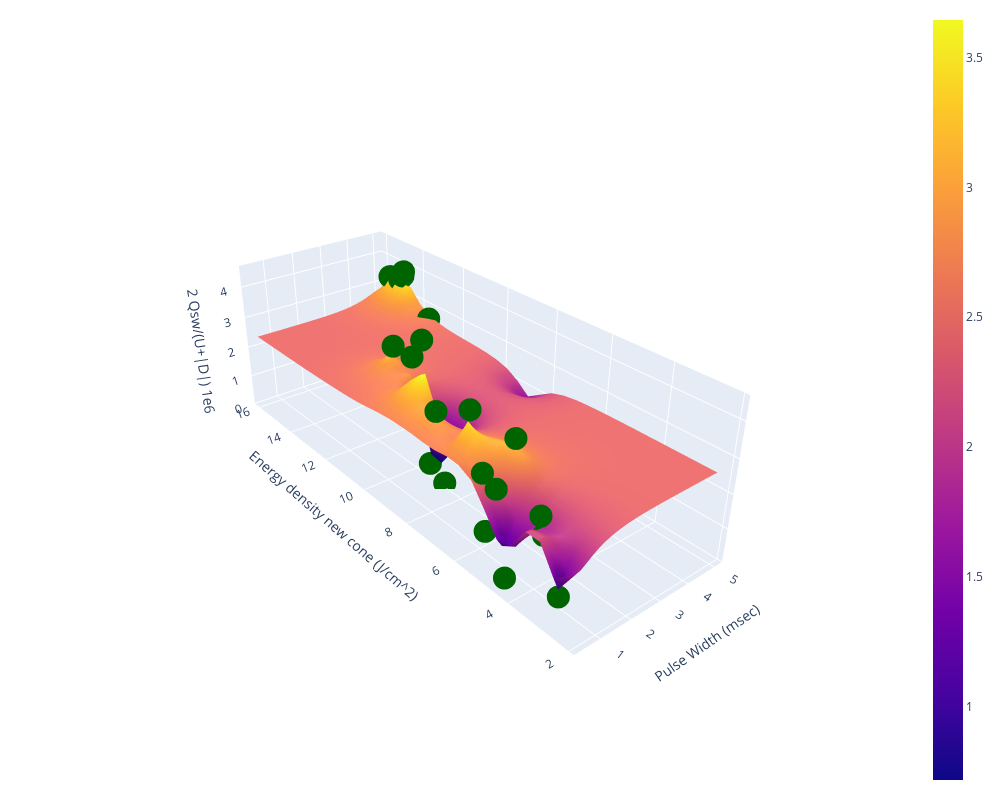
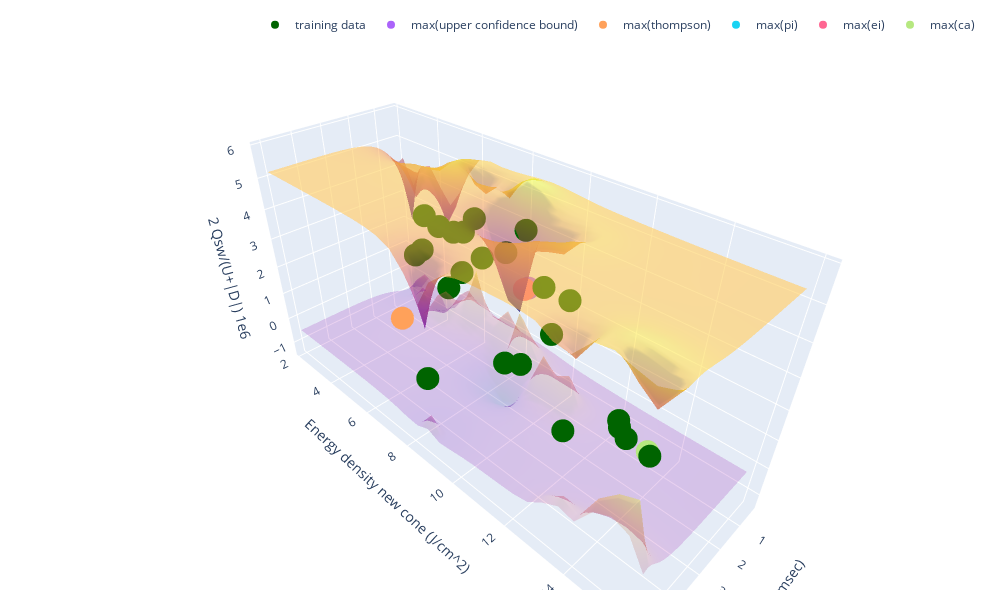

Notebook code for these charts, in order:
### Code cell
# visualize acquisition function results and confidence bound surfaces
vis_pred(raw_train_x, train_y, raw_test_grid, pred_labels)
vis_acq(raw_train_x, train_y, raw_test_grid, pred_labels, upper_surf, lower_surf, acqs)

### Figure 1 — Plotly figure (JSON) as saved in the notebook; plotly's stock layout.template omitted (floating-point values rounded to 4 significant figures; data arrays with more than 128 entries replaced by an {"elided": "..."} marker saying what was removed)
{"data": [{"name": "GP regression", "x": [0.3393, 0.5055, 0.6718, 0.8381, 1.004, 1.171, 1.337, 1.503, 1.669, 1.836, 2.002, 2.168, 2.334, 2.501, 2.667, 2.833, 2.999, 3.166, 3.332, 3.498, 3.664, 3.831, 3.997, 4.163, 4.329, 4.496, 4.662, 4.828, 4.994, 5.161], "y": [2.276, 2.746, 3.215, 3.685, 4.154, 4.624, 5.094, 5.563, 6.033, 6.502, 6.972, 7.441, 7.911, 8.381, 8.85, 9.32, 9.789, 10.26, 10.73, 11.2, 11.67, 12.14, 12.61, 13.08, 13.55, 14.02, 14.49, 14.95, 15.42, 15.89], "z": {"elided": "30x30 float values"}, "type": "surface"}, {"marker": {"color": "darkgreen"}, "mode": "markers", "name": "training data", "x": [0.5, 0.5, 1.0, 1.0, 1.5, 1.5, 5.0, 5.0, 0.5, 5.0, 2.0, 0.5, 0.5, 0.5, 1.0, 1.0, 2.0, 2.0, 2.0, 2.0, 5.0, 5.0, 5.0], "y": [2.73, 3.4, 3.79, 6.44, 5.36, 8.99, 8.8, 14.67, 5.24, 14.89, 10.13, 4.51, 5.37, 4.88, 6.76, 7.77, 8.73, 9.38, 10.48, 11.01, 14.71, 15.44, 13.37], "z": [0.873, 2.677, 1.699, 3.805, 3.335, 4.535, 1.363, 3.841, 1.201, 3.514, 3.471, 0.2633, 2.775, 2.591, 2.58, 3.174, 0.1315, 0.4512, 2.127, 3.468, 3.686, 3.446, 2.652], "type": "scatter3d"}], "layout": {"legend": {"orientation": "h", "yanchor": "top", "y": 1.02, "xanchor": "left", "x": 1}, "margin": {"r": 20, "l": 10, "b": 10, "t": 10}, "width": 1000, "height": 800, "scene": {"xaxis": {"title": {"text": "Pulse Width (msec)"}}, "yaxis": {"title": {"text": "Energy density new cone (J/cm^2)"}}, "zaxis": {"title": {"text": "2 Qsw/(U+|D|) 1e6"}}, "camera": {"up": {"x": 0, "y": 0, "z": 1}, "center": {"x": 0, "y": 0, "z": 0}, "eye": {"x": -2, "y": -2.5, "z": 1.75}}}}}

### Figure 2 — Plotly figure (JSON) as saved in the notebook; plotly's stock layout.template omitted (floating-point values rounded to 4 significant figures; data arrays with more than 128 entries replaced by an {"elided": "..."} marker saying what was removed)
{"data": [{"opacity": 0.5, "showscale": false, "x": [0.3393, 0.5055, 0.6718, 0.8381, 1.004, 1.171, 1.337, 1.503, 1.669, 1.836, 2.002, 2.168, 2.334, 2.501, 2.667, 2.833, 2.999, 3.166, 3.332, 3.498, 3.664, 3.831, 3.997, 4.163, 4.329, 4.496, 4.662, 4.828, 4.994, 5.161], "y": [2.276, 2.746, 3.215, 3.685, 4.154, 4.624, 5.094, 5.563, 6.033, 6.502, 6.972, 7.441, 7.911, 8.381, 8.85, 9.32, 9.789, 10.26, 10.73, 11.2, 11.67, 12.14, 12.61, 13.08, 13.55, 14.02, 14.49, 14.95, 15.42, 15.89], "z": {"elided": "30x30 float values"}, "type": "surface"}, {"opacity": 0.2, "showscale": false, "x": [0.3393, 0.5055, 0.6718, 0.8381, 1.004, 1.171, 1.337, 1.503, 1.669, 1.836, 2.002, 2.168, 2.334, 2.501, 2.667, 2.833, 2.999, 3.166, 3.332, 3.498, 3.664, 3.831, 3.997, 4.163, 4.329, 4.496, 4.662, 4.828, 4.994, 5.161], "y": [2.276, 2.746, 3.215, 3.685, 4.154, 4.624, 5.094, 5.563, 6.033, 6.502, 6.972, 7.441, 7.911, 8.381, 8.85, 9.32, 9.789, 10.26, 10.73, 11.2, 11.67, 12.14, 12.61, 13.08, 13.55, 14.02, 14.49, 14.95, 15.42, 15.89], "z": {"elided": "30x30 float values"}, "type": "surface"}, {"marker": {"color": "darkgreen"}, "mode": "markers", "name": "training data", "x": [0.5, 0.5, 1.0, 1.0, 1.5, 1.5, 5.0, 5.0, 0.5, 5.0, 2.0, 0.5, 0.5, 0.5, 1.0, 1.0, 2.0, 2.0, 2.0, 2.0, 5.0, 5.0, 5.0], "y": [2.73, 3.4, 3.79, 6.44, 5.36, 8.99, 8.8, 14.67, 5.24, 14.89, 10.13, 4.51, 5.37, 4.88, 6.76, 7.77, 8.73, 9.38, 10.48, 11.01, 14.71, 15.44, 13.37], "z": [0.873, 2.677, 1.699, 3.805, 3.335, 4.535, 1.363, 3.841, 1.201, 3.514, 3.471, 0.2633, 2.775, 2.591, 2.58, 3.174, 0.1315, 0.4512, 2.127, 3.468, 3.686, 3.446, 2.652], "type": "scatter3d"}, {"mode": "markers", "name": "max(upper confidence bound)", "x": [1.171], "y": [8.85], "z": [2.501], "type": "scatter3d"}, {"mode": "markers", "name": "max(thompson)", "x": [4.662], "y": [7.441], "z": [2.475], "type": "scatter3d"}, {"mode": "markers", "name": "max(pi)", "x": [1.337], "y": [8.85], "z": [2.532], "type": "scatter3d"}, {"mode": "markers", "name": "max(ei)", "x": [1.337], "y": [8.85], "z": [2.532], "type": "scatter3d"}, {"mode": "markers", "name": "max(ca)", "x": [4.163], "y": [14.95], "z": [2.576], "type": "scatter3d"}], "layout": {"margin": {"r": 20, "l": 10, "b": 10, "t": 10}, "legend": {"orientation": "h", "yanchor": "bottom", "y": 1.02, "xanchor": "right", "x": 1}, "width": 1000, "height": 600, "scene": {"xaxis": {"title": {"text": "Pulse Width (msec)"}}, "yaxis": {"title": {"text": "Energy density new cone (J/cm^2)"}}, "zaxis": {"title": {"text": "2 Qsw/(U+|D|) 1e6"}}}}}
